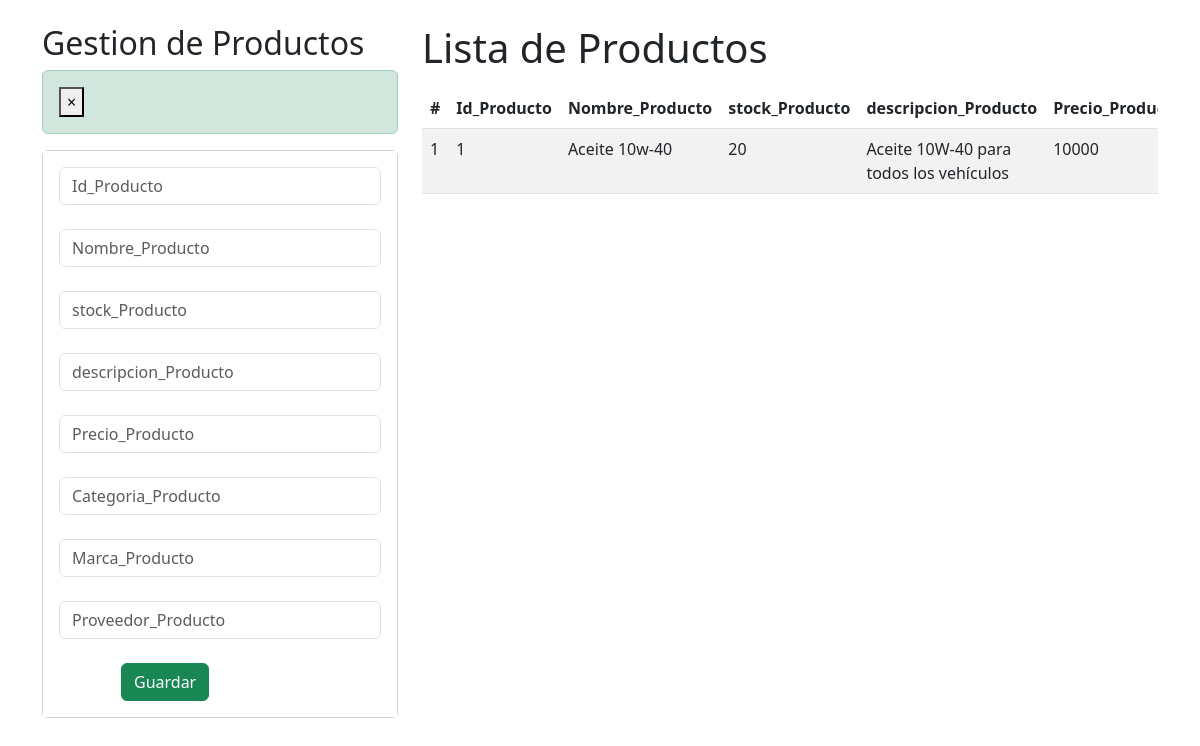
The page /crud_productos/ on the database as committed earlier.
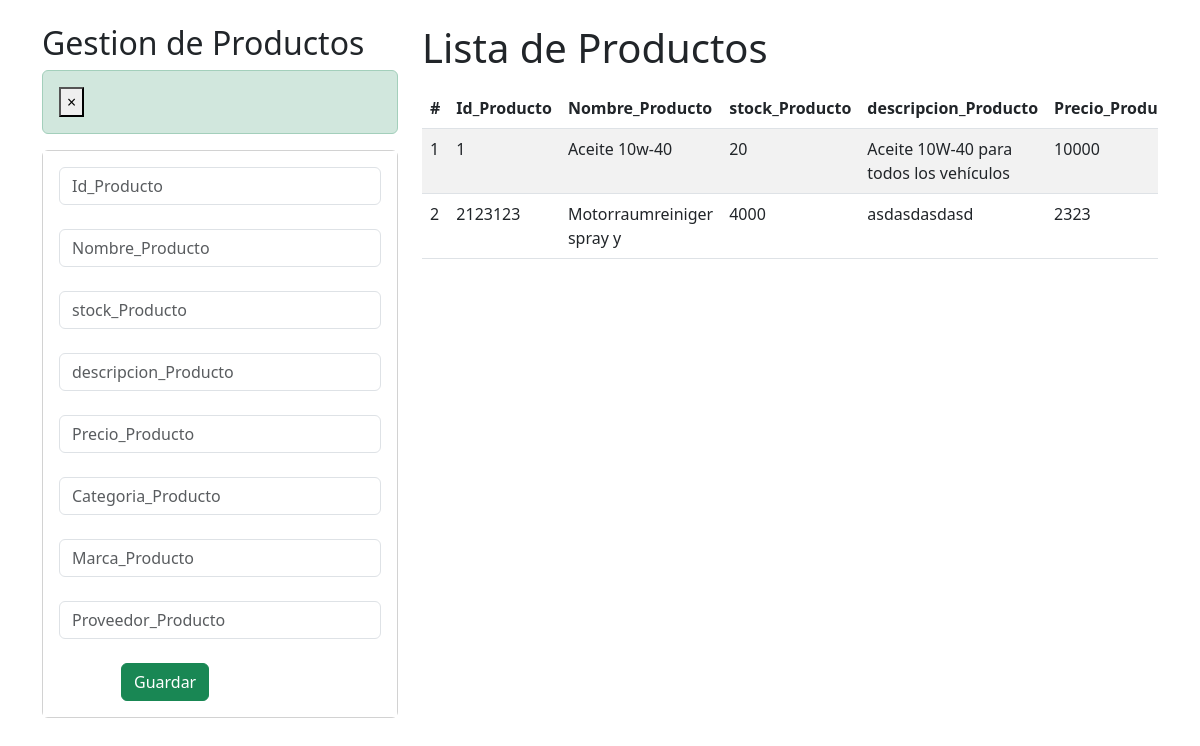
The same page on the database as committed later.
### API_Rest/models.py (models this page shows, shortened)
class Producto(models.Model):
    Id_Producto = models.CharField(primary_key=True, max_length=7)
    Nombre_Producto = models.CharField(max_length=30)
    stock_Producto = models.IntegerField()
    descripcion_Producto = models.CharField(max_length=100)
    Precio_Producto = models.IntegerField()
    Categoria_Producto = models.CharField(max_length=30)
    Marca_Producto = models.CharField(max_length=30)
    Proveedor_Producto = models.CharField(max_length=40)

### API_Rest/views.py (the view)
# urls.py: path("crud_productos/", crud_productos, name="crud_productos"),
def crud_productos(request):
    productos = Producto.objects.all()
    return render(request, "core/crud_productos.html", {"productos": productos})

### API_Rest/templates/core/crud_productos.html (shortened to what the changed rows need)
<!DOCTYPE html>
<html>
  {% load static %}
  <head>
    <link href="https://cdn.jsdelivr.net/npm/bootstrap@5.3.0/dist/css/bootstrap.min.css" rel="stylesheet">
  </head>
    <body>
        <div id="cont_fondo">
            <div class="container py-4">
                <div class="row">
                    <div class="col-sm-12 col-md-6 col-lg-4 col-xl-4">
                        <h2>Gestion de Productos</h2>
                    </div>
                    <div class="col-sm-12 col-md-6 col-lg-8 col-xl-8">
                        <h1>Lista de Productos</h1>
                        <div class="table-responsive py-2">
                            <table class="table table-striped">
                                <thead>
                                    <tr>
                                        <th>#</th>
                                        <th>Id_Producto</th>
                                        <th>Nombre_Producto</th>
                                        <th>stock_Producto</th>
                                        <th>descripcion_Producto</th>
                                        <th>Precio_Producto</th>
                                    </tr>
                                </thead>
                                <tbody>
                                    {% for p in productos %}
                                    <tr>
                                        <td>{{forloop.counter}}</td>
                                        <td>{{p.Id_Producto}}</td>
                                        <td>{{p.Nombre_Producto}}</td>
                                        <td>{{p.stock_Producto}}</td>
                                        <td>{{p.descripcion_Producto}}</td>
                                        <td>{{p.Precio_Producto}}</td>
                                    </tr>
                                    {% endfor %}
                                </tbody>
                            </table>
                        </div>
                    </div>
                </div>
            </div>
        </div>
    </body>
</body>
</html>

Rows that differ between the two databases and show on the page:
added Producto: Id_Producto "2123123", Nombre_Producto "Motorraumreiniger spray y", stock_Producto "4000", descripcion_Producto "asdasdasdasd", Precio_Producto "2323"
